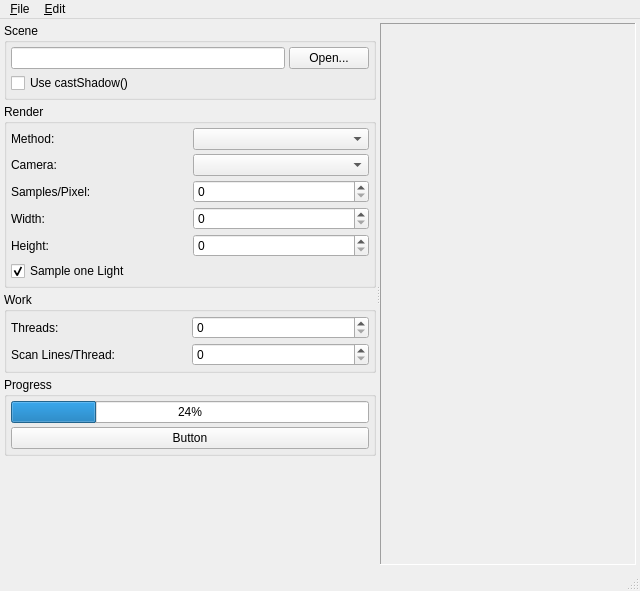
<?xml version="1.0" encoding="UTF-8"?>
<ui version="4.0">
 <class>WMainWindow</class>
 <widget class="QMainWindow" name="WMainWindow">
  <property name="geometry">
   <rect>
    <x>0</x>
    <y>0</y>
    <width>640</width>
    <height>591</height>
   </rect>
  </property>
  <property name="windowTitle">
   <string>Tracer</string>
  </property>
  <widget class="QWidget" name="centralwidget">
   <layout class="QVBoxLayout" name="verticalLayout_4">
    <property name="spacing">
     <number>4</number>
    </property>
    <property name="leftMargin">
     <number>4</number>
    </property>
    <property name="topMargin">
     <number>4</number>
    </property>
    <property name="rightMargin">
     <number>4</number>
    </property>
    <property name="bottomMargin">
     <number>4</number>
    </property>
    <item>
     <widget class="QSplitter" name="splitter">
      <property name="orientation">
       <enum>Qt::Horizontal</enum>
      </property>
      <widget class="QWidget" name="layoutWidget">
       <layout class="QVBoxLayout" name="verticalLayout_3">
        <property name="spacing">
         <number>4</number>
        </property>
        <item>
         <widget class="QGroupBox" name="groupBox">
          <property name="title">
           <string>Scene</string>
          </property>
          <layout class="QGridLayout" name="gridLayout">
           <property name="leftMargin">
            <number>4</number>
           </property>
           <property name="topMargin">
            <number>4</number>
           </property>
           <property name="rightMargin">
            <number>4</number>
           </property>
           <property name="bottomMargin">
            <number>4</number>
           </property>
           <property name="spacing">
            <number>4</number>
           </property>
           <item row="0" column="0">
            <widget class="QLineEdit" name="sceneEdit">
             <property name="alignment">
              <set>Qt::AlignRight|Qt::AlignTrailing|Qt::AlignVCenter</set>
             </property>
             <property name="readOnly">
              <bool>true</bool>
             </property>
            </widget>
           </item>
           <item row="0" column="1">
            <widget class="QPushButton" name="openButton">
             <property name="text">
              <string>Open...</string>
             </property>
            </widget>
           </item>
           <item row="1" column="0" colspan="2">
            <widget class="QCheckBox" name="castShadowCheck">
             <property name="text">
              <string>Use castShadow()</string>
             </property>
            </widget>
           </item>
          </layout>
         </widget>
        </item>
        <item>
         <widget class="QGroupBox" name="groupBox_2">
          <property name="title">
           <string>Render</string>
          </property>
          <layout class="QGridLayout" name="gridLayout_2">
           <property name="leftMargin">
            <number>4</number>
           </property>
           <property name="topMargin">
            <number>4</number>
           </property>
           <property name="rightMargin">
            <number>4</number>
           </property>
           <property name="bottomMargin">
            <number>4</number>
           </property>
           <property name="verticalSpacing">
            <number>4</number>
           </property>
           <item row="0" column="0">
            <widget class="QLabel" name="label">
             <property name="text">
              <string>Method:</string>
             </property>
            </widget>
           </item>
           <item row="0" column="1">
            <widget class="QComboBox" name="methodCombo"/>
           </item>
           <item row="1" column="0">
            <widget class="QLabel" name="label_2">
             <property name="text">
              <string>Camera:</string>
             </property>
            </widget>
           </item>
           <item row="1" column="1">
            <widget class="QComboBox" name="cameraCombo"/>
           </item>
           <item row="2" column="0">
            <widget class="QLabel" name="label_3">
             <property name="text">
              <string>Samples/Pixel:</string>
             </property>
            </widget>
           </item>
           <item row="2" column="1">
            <widget class="QSpinBox" name="samplesPerPixelCombo"/>
           </item>
           <item row="3" column="0">
            <widget class="QLabel" name="label_6">
             <property name="text">
              <string>Width:</string>
             </property>
            </widget>
           </item>
           <item row="3" column="1">
            <widget class="QSpinBox" name="widthSpin"/>
           </item>
           <item row="4" column="0">
            <widget class="QLabel" name="label_7">
             <property name="text">
              <string>Height:</string>
             </property>
            </widget>
           </item>
           <item row="4" column="1">
            <widget class="QSpinBox" name="heightSpin"/>
           </item>
           <item row="5" column="0" colspan="2">
            <widget class="QCheckBox" name="sampleOneLightCheck">
             <property name="text">
              <string>Sample one Light</string>
             </property>
             <property name="checked">
              <bool>true</bool>
             </property>
            </widget>
           </item>
          </layout>
         </widget>
        </item>
        <item>
         <widget class="QGroupBox" name="groupBox_3">
          <property name="title">
           <string>Work</string>
          </property>
          <layout class="QGridLayout" name="gridLayout_3">
           <property name="leftMargin">
            <number>4</number>
           </property>
           <property name="topMargin">
            <number>4</number>
           </property>
           <property name="rightMargin">
            <number>4</number>
           </property>
           <property name="bottomMargin">
            <number>4</number>
           </property>
           <property name="spacing">
            <number>4</number>
           </property>
           <item row="0" column="0">
            <widget class="QLabel" name="label_4">
             <property name="text">
              <string>Threads:</string>
             </property>
            </widget>
           </item>
           <item row="0" column="1">
            <widget class="QSpinBox" name="numThreadsSpin"/>
           </item>
           <item row="1" column="0">
            <widget class="QLabel" name="label_5">
             <property name="text">
              <string>Scan Lines/Thread:</string>
             </property>
            </widget>
           </item>
           <item row="1" column="1">
            <widget class="QSpinBox" name="blockSizeSpin"/>
           </item>
          </layout>
         </widget>
        </item>
        <item>
         <widget class="QGroupBox" name="groupBox_4">
          <property name="title">
           <string>Progress</string>
          </property>
          <layout class="QVBoxLayout" name="verticalLayout">
           <property name="spacing">
            <number>4</number>
           </property>
           <property name="leftMargin">
            <number>4</number>
           </property>
           <property name="topMargin">
            <number>4</number>
           </property>
           <property name="rightMargin">
            <number>4</number>
           </property>
           <property name="bottomMargin">
            <number>4</number>
           </property>
           <item>
            <widget class="QProgressBar" name="progressBar">
             <property name="value">
              <number>24</number>
             </property>
            </widget>
           </item>
           <item>
            <widget class="QPushButton" name="startButton">
             <property name="text">
              <string>Button</string>
             </property>
            </widget>
           </item>
          </layout>
         </widget>
        </item>
        <item>
         <spacer name="verticalSpacer">
          <property name="orientation">
           <enum>Qt::Vertical</enum>
          </property>
          <property name="sizeHint" stdset="0">
           <size>
            <width>20</width>
            <height>18</height>
           </size>
          </property>
         </spacer>
        </item>
       </layout>
      </widget>
      <widget class="QFrame" name="frame">
       <property name="minimumSize">
        <size>
         <width>256</width>
         <height>256</height>
        </size>
       </property>
       <property name="frameShape">
        <enum>QFrame::Panel</enum>
       </property>
       <property name="frameShadow">
        <enum>QFrame::Sunken</enum>
       </property>
       <layout class="QVBoxLayout" name="verticalLayout_2">
        <property name="spacing">
         <number>4</number>
        </property>
        <property name="leftMargin">
         <number>0</number>
        </property>
        <property name="topMargin">
         <number>0</number>
        </property>
        <property name="rightMargin">
         <number>0</number>
        </property>
        <property name="bottomMargin">
         <number>0</number>
        </property>
        <item>
         <widget class="WImage" name="imageWidget" native="true"/>
        </item>
       </layout>
      </widget>
     </widget>
    </item>
   </layout>
  </widget>
  <widget class="QMenuBar" name="menubar">
   <property name="geometry">
    <rect>
     <x>0</x>
     <y>0</y>
     <width>640</width>
     <height>25</height>
    </rect>
   </property>
   <widget class="QMenu" name="menu_File">
    <property name="title">
     <string>&amp;File</string>
    </property>
    <addaction name="saveAsAction"/>
    <addaction name="separator"/>
    <addaction name="quitAction"/>
   </widget>
   <widget class="QMenu" name="menu_Edit">
    <property name="title">
     <string>&amp;Edit</string>
    </property>
    <addaction name="copyAction"/>
   </widget>
   <addaction name="menu_File"/>
   <addaction name="menu_Edit"/>
  </widget>
  <widget class="QStatusBar" name="statusbar"/>
  <action name="quitAction">
   <property name="text">
    <string>&amp;Quit</string>
   </property>
   <property name="shortcut">
    <string>Ctrl+Q</string>
   </property>
  </action>
  <action name="copyAction">
   <property name="text">
    <string>&amp;Copy</string>
   </property>
  </action>
  <action name="saveAsAction">
   <property name="text">
    <string>Save &amp;as...</string>
   </property>
  </action>
 </widget>
 <customwidgets>
  <customwidget>
   <class>WImage</class>
   <extends>QWidget</extends>
   <header>WImage.h</header>
   <container>1</container>
  </customwidget>
 </customwidgets>
 <tabstops>
  <tabstop>sceneEdit</tabstop>
  <tabstop>openButton</tabstop>
  <tabstop>castShadowCheck</tabstop>
  <tabstop>methodCombo</tabstop>
  <tabstop>cameraCombo</tabstop>
  <tabstop>samplesPerPixelCombo</tabstop>
  <tabstop>widthSpin</tabstop>
  <tabstop>heightSpin</tabstop>
  <tabstop>sampleOneLightCheck</tabstop>
  <tabstop>numThreadsSpin</tabstop>
  <tabstop>blockSizeSpin</tabstop>
  <tabstop>startButton</tabstop>
 </tabstops>
 <resources/>
 <connections/>
</ui>
